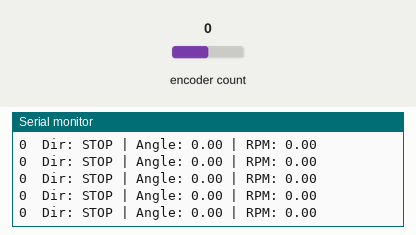
Simulated run of this sketch. Board: ESP32. Shown: the last lines printed to the serial monitor. The inputs (shaded band) are chosen by the test bench; at power-on: encoder count 0.

Above: at 1.2 s.
1.3 s: encoder count set to 1
At 1.31 s:
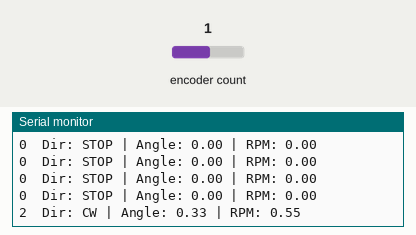
2.8 s: encoder count set to 0
At 2.81 s:
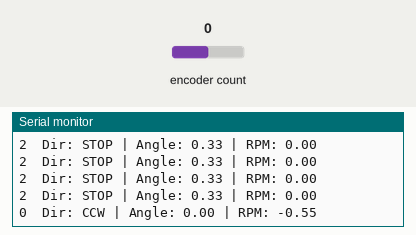

The sketch:

motor_encoder.ino
```cpp
// bool A = 0;
// bool B = 0;
// void setup() {
//   Serial.begin(115200);
//   pinMode(2, OUTPUT);
//   pinMode(4, OUTPUT);
//   pinMode(15, INPUT);
//   pinMode(13, INPUT);
// }

// void loop() {
//   A = digitalRead(15);
//   B = digitalRead(13);
//   Serial.printf("%d\t",A);
//   Serial.printf("%d\n",B);
//   digitalWrite(2, A);
//   digitalWrite(4, B);
// }

#include <ESP32Encoder.h>
// Red: Motor+ (Driver A)
// Black: Motor- (Driver B)
// Blue: Encoder 3.3V
// Green: Encoder GND
#define A 13  // Yellow Wire (Signal A)
#define B  15  // White Wire (Signal B)

ESP32Encoder encoder;
long oldPosition = 0;
unsigned long lastTime = 0;
// 11 pulses per rev (internal) * 50 gear ratio * 4 (quadrature) = 2200
const float COUNTS_PER_REV = 2200.0;

void setup() {
  Serial.begin(115200);
  encoder.attachHalfQuad(A, B);
  // encoder.attachFullQuad(B, A);
  // Set starting count to 0
  encoder.setCount(0);
  Serial.println("Encoder Initialized! Start rotating the motor...");
}

void loop() {
  // We calculate RPM
  if (millis() - lastTime >= 100) {
    // 1. Get current data
    long newPosition = encoder.getCount();
    unsigned long currentTime = millis();
    // 2. Calculate change in position and time
    long deltaCount = newPosition - oldPosition;
    unsigned long deltaTime = currentTime - lastTime;
    // 3. Calculate RPM
    // RPM = (Delta Pulses / Pulses per Rev) * (60000 ms / Delta Time)
    float rpm = ((float)deltaCount / COUNTS_PER_REV) * (60000.0 / deltaTime);
    // 4. Calculate Angle (0-360 degrees)
    // The modulo operator (%) keeps it within one circle
    float angle = (newPosition % (long)COUNTS_PER_REV) * 360.0 / COUNTS_PER_REV; //fmod(((newPosition)* 360.0 / COUNTS_PER_REV), 360.0); //
    if (angle < 0) {
      angle += 360.0;
    }
    // 5. Determine Direction
    String direction = (rpm > 0) ? "CW" : (rpm < 0) ? "CCW" : "STOP";

    Serial.print(newPosition);
    Serial.print("  Dir: "); Serial.print(direction);
    Serial.print(" | Angle: "); Serial.print(angle);
    Serial.print(" | RPM: "); Serial.println(rpm); // 1 decimal place
    // Update old values for next loop
    oldPosition = newPosition;
    lastTime = currentTime;
  }
}
```

Measured:
- after the input at 1.3 s, the serial monitor: prints a new line at once (image 1)
- after the input at 2.8 s, the serial monitor: prints a new line at once (image 2)
